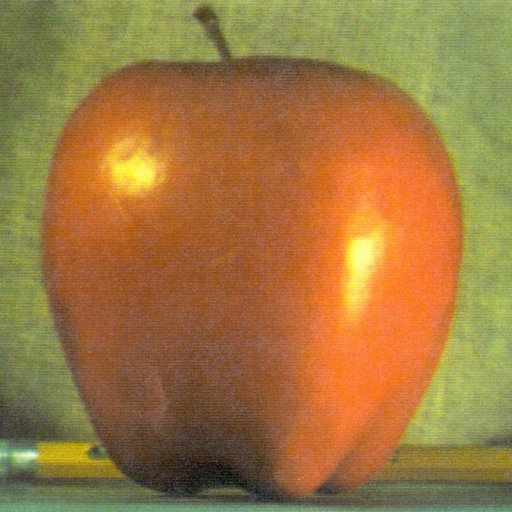
//> input picture data/apple.jpg, 512 x 512 px
$ ./main006   (built with g++ and OpenCV 4)
//> lines starting //> are read from the running program, lines starting //| are printed output that depends on the picture; after the words box and inside, x2 and y2 are one past the last pixel; in counts of white or black regions, pixels touching at a corner belong together
#include <opencv2/opencv.hpp>
#include <iostream>

using namespace cv;
using namespace std;
void customColorMap(Mat &image);
int main(int argc, const char *argv[])
{
	Mat src = imread("../data/apple.jpg");
//> src is the input picture: 512 rows x 512 cols, CV_8UC3; mean B, G, R 64.8, 119.7, 159.1
	if (src.empty())
	{
		printf("could not load image...\n");
		return -1;
	}
	Mat gray, dst;
	// 使用LUT
	applyColorMap(src, dst, COLORMAP_SUMMER);
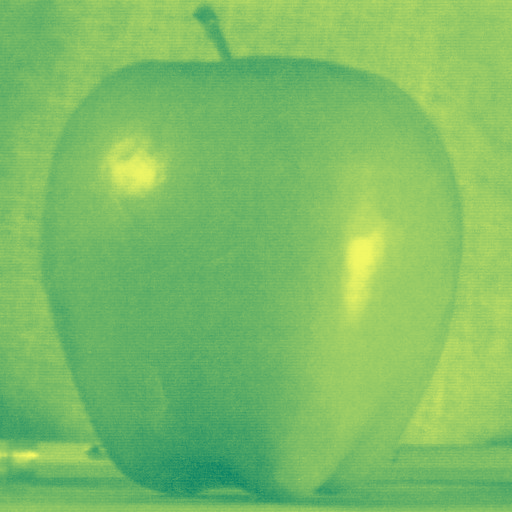
//> dst: 512 rows x 512 cols, CV_8UC3; mean B, G, R 102, 190.1, 125.2
	// 显示结果
	imshow("colorMap", dst);

	cvtColor(src, gray, COLOR_BGR2GRAY);
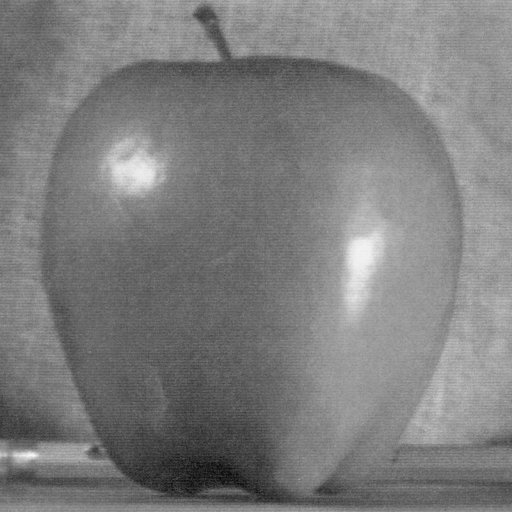
//> gray: 512 rows x 512 cols, CV_8UC1; min 7, max 248, mean 125.2
	imshow("gray", gray);
	customColorMap(gray);

	waitKey(0);
	destroyAllWindows();
	return 0;
}

void customColorMap(Mat &image) {
	int lut[256];
	for (int i = 0; i < 256; i++) {
		if (i < 127)
			lut[i] = 0;
		else
			lut[i] = 255;
	}

	int h = image.rows;
//> h = 512
	int w = image.cols;
//> w = 512
	for (int row = 0; row < h; row++) {
		for (int col = 0; col < w; col++) {
			int pv = image.at<uchar>(row, col);
			image.at<uchar>(row, col) = lut[pv];
		}
	}
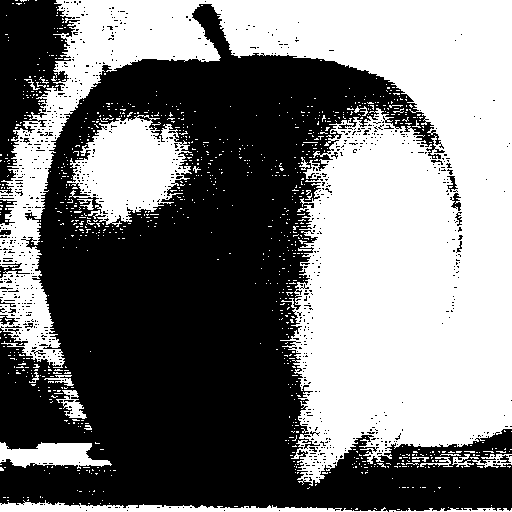
//> image: 512 rows x 512 cols, CV_8UC1; 47.9% white; 983 white regions (962 under 20 px), largest, box (x1, y1, x2, y2) and area: (0, 0, 512, 486) 108807, (67, 115, 192, 227) 8119, (0, 500, 388, 512) 2133
	imshow("lut demo", image);
}
